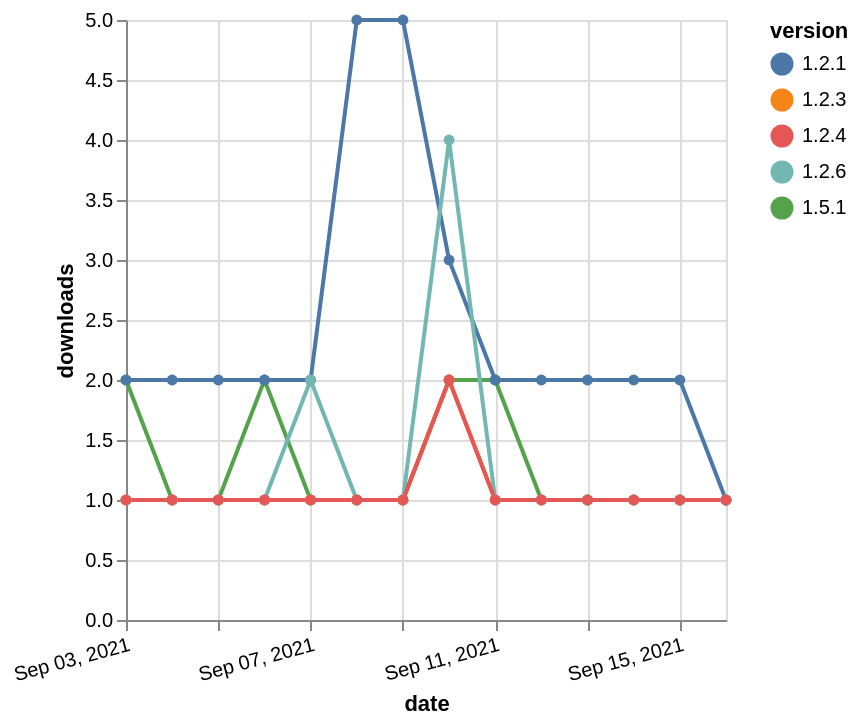

Write a Vega-Lite specification for this figure.
### Vega-Lite specification from a JSON file in a GitHub repository (floating-point values rounded to 4 significant figures)
{"$schema": "https://vega.github.io/schema/vega-lite/v5.json", "description": "A simple bar chart with embedded data.", "data": {"values": [{"date": "2021-09-03", "total": 39, "delta": 2, "version": "1.5.1"}, {"date": "2021-09-04", "total": 40, "delta": 1, "version": "1.5.1"}, {"date": "2021-09-05", "total": 41, "delta": 1, "version": "1.5.1"}, {"date": "2021-09-06", "total": 43, "delta": 2, "version": "1.5.1"}, {"date": "2021-09-07", "total": 44, "delta": 1, "version": "1.5.1"}, {"date": "2021-09-08", "total": 45, "delta": 1, "version": "1.5.1"}, {"date": "2021-09-09", "total": 46, "delta": 1, "version": "1.5.1"}, {"date": "2021-09-10", "total": 48, "delta": 2, "version": "1.5.1"}, {"date": "2021-09-11", "total": 50, "delta": 2, "version": "1.5.1"}, {"date": "2021-09-12", "total": 51, "delta": 1, "version": "1.5.1"}, {"date": "2021-09-13", "total": 52, "delta": 1, "version": "1.5.1"}, {"date": "2021-09-14", "total": 53, "delta": 1, "version": "1.5.1"}, {"date": "2021-09-15", "total": 54, "delta": 1, "version": "1.5.1"}, {"date": "2021-09-16", "total": 55, "delta": 1, "version": "1.5.1"}, {"date": "2021-09-03", "total": 234, "delta": 1, "version": "1.2.3"}, {"date": "2021-09-04", "total": 235, "delta": 1, "version": "1.2.3"}, {"date": "2021-09-05", "total": 236, "delta": 1, "version": "1.2.3"}, {"date": "2021-09-06", "total": 237, "delta": 1, "version": "1.2.3"}, {"date": "2021-09-07", "total": 238, "delta": 1, "version": "1.2.3"}, {"date": "2021-09-08", "total": 239, "delta": 1, "version": "1.2.3"}, {"date": "2021-09-09", "total": 240, "delta": 1, "version": "1.2.3"}, {"date": "2021-09-10", "total": 242, "delta": 2, "version": "1.2.3"}, {"date": "2021-09-11", "total": 243, "delta": 1, "version": "1.2.3"}, {"date": "2021-09-12", "total": 244, "delta": 1, "version": "1.2.3"}, {"date": "2021-09-13", "total": 245, "delta": 1, "version": "1.2.3"}, {"date": "2021-09-14", "total": 246, "delta": 1, "version": "1.2.3"}, {"date": "2021-09-15", "total": 247, "delta": 1, "version": "1.2.3"}, {"date": "2021-09-16", "total": 248, "delta": 1, "version": "1.2.3"}, {"date": "2021-09-03", "total": 3460, "delta": 2, "version": "1.2.1"}, {"date": "2021-09-04", "total": 3462, "delta": 2, "version": "1.2.1"}, {"date": "2021-09-05", "total": 3464, "delta": 2, "version": "1.2.1"}, {"date": "2021-09-06", "total": 3466, "delta": 2, "version": "1.2.1"}, {"date": "2021-09-07", "total": 3468, "delta": 2, "version": "1.2.1"}, {"date": "2021-09-08", "total": 3473, "delta": 5, "version": "1.2.1"}, {"date": "2021-09-09", "total": 3478, "delta": 5, "version": "1.2.1"}, {"date": "2021-09-10", "total": 3481, "delta": 3, "version": "1.2.1"}, {"date": "2021-09-11", "total": 3483, "delta": 2, "version": "1.2.1"}, {"date": "2021-09-12", "total": 3485, "delta": 2, "version": "1.2.1"}, {"date": "2021-09-13", "total": 3487, "delta": 2, "version": "1.2.1"}, {"date": "2021-09-14", "total": 3489, "delta": 2, "version": "1.2.1"}, {"date": "2021-09-15", "total": 3491, "delta": 2, "version": "1.2.1"}, {"date": "2021-09-16", "total": 3492, "delta": 1, "version": "1.2.1"}, {"date": "2021-09-03", "total": 399, "delta": 1, "version": "1.2.6"}, {"date": "2021-09-04", "total": 400, "delta": 1, "version": "1.2.6"}, {"date": "2021-09-05", "total": 401, "delta": 1, "version": "1.2.6"}, {"date": "2021-09-06", "total": 402, "delta": 1, "version": "1.2.6"}, {"date": "2021-09-07", "total": 404, "delta": 2, "version": "1.2.6"}, {"date": "2021-09-08", "total": 405, "delta": 1, "version": "1.2.6"}, {"date": "2021-09-09", "total": 406, "delta": 1, "version": "1.2.6"}, {"date": "2021-09-10", "total": 410, "delta": 4, "version": "1.2.6"}, {"date": "2021-09-11", "total": 411, "delta": 1, "version": "1.2.6"}, {"date": "2021-09-12", "total": 412, "delta": 1, "version": "1.2.6"}, {"date": "2021-09-13", "total": 413, "delta": 1, "version": "1.2.6"}, {"date": "2021-09-14", "total": 414, "delta": 1, "version": "1.2.6"}, {"date": "2021-09-15", "total": 415, "delta": 1, "version": "1.2.6"}, {"date": "2021-09-16", "total": 416, "delta": 1, "version": "1.2.6"}, {"date": "2021-09-03", "total": 240, "delta": 1, "version": "1.2.4"}, {"date": "2021-09-04", "total": 241, "delta": 1, "version": "1.2.4"}, {"date": "2021-09-05", "total": 242, "delta": 1, "version": "1.2.4"}, {"date": "2021-09-06", "total": 243, "delta": 1, "version": "1.2.4"}, {"date": "2021-09-07", "total": 244, "delta": 1, "version": "1.2.4"}, {"date": "2021-09-08", "total": 245, "delta": 1, "version": "1.2.4"}, {"date": "2021-09-09", "total": 246, "delta": 1, "version": "1.2.4"}, {"date": "2021-09-10", "total": 248, "delta": 2, "version": "1.2.4"}, {"date": "2021-09-11", "total": 249, "delta": 1, "version": "1.2.4"}, {"date": "2021-09-12", "total": 250, "delta": 1, "version": "1.2.4"}, {"date": "2021-09-13", "total": 251, "delta": 1, "version": "1.2.4"}, {"date": "2021-09-14", "total": 252, "delta": 1, "version": "1.2.4"}, {"date": "2021-09-15", "total": 253, "delta": 1, "version": "1.2.4"}, {"date": "2021-09-16", "total": 254, "delta": 1, "version": "1.2.4"}]}, "width": "container", "mark": {"type": "line", "point": {"filled": true}}, "encoding": {"x": {"field": "date", "type": "temporal", "timeUnit": "yearmonthdate", "title": "date", "axis": {"labelAngle": -15}}, "y": {"field": "delta", "type": "quantitative", "title": "downloads"}, "color": {"field": "version", "type": "nominal"}, "tooltip": {"field": "delta"}}}
